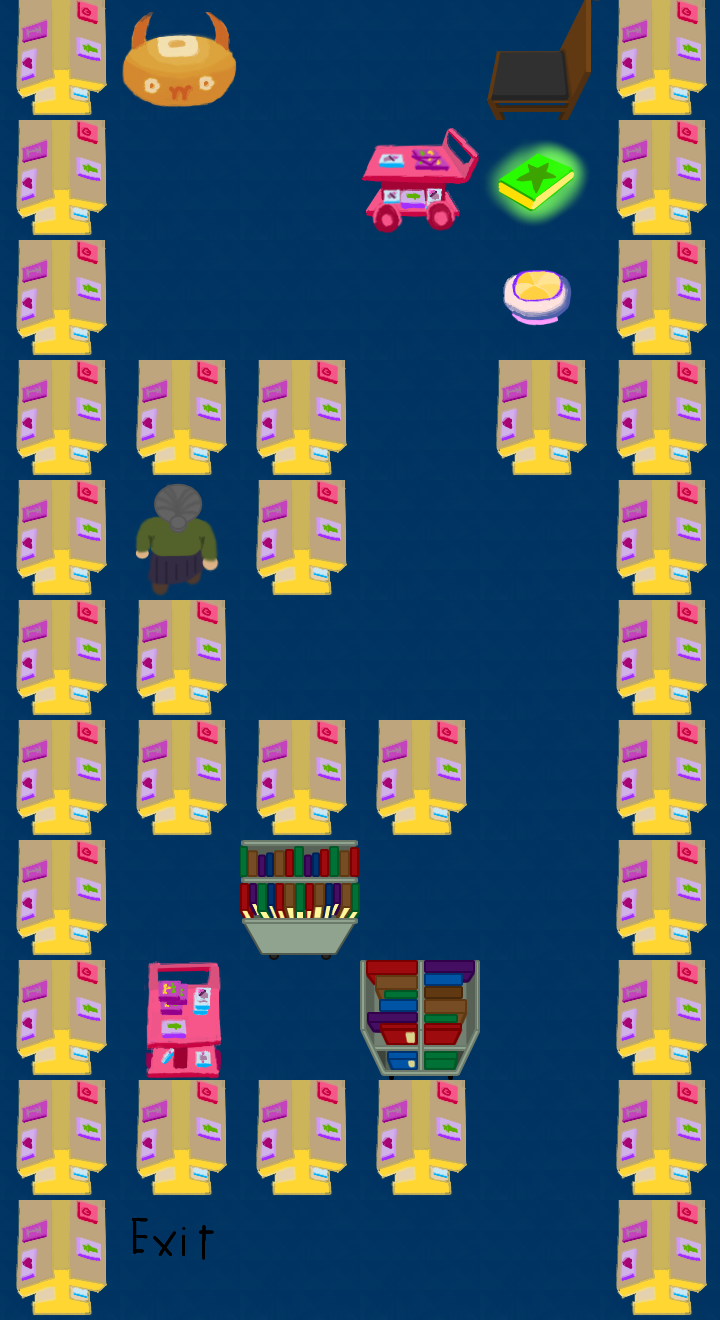

The image is a tile-based game level rendered from a .tmx file. Its description and complete source (layers, tilesets, objects, tile grids) follow:
An orthogonal 6x11 tile map with 120x120 px tiles, 3 tile layers (Tile Layer 1, Tile Layer 2, Tile Layer 3).

<map version="1.0" orientation="orthogonal" renderorder="right-down" width="6" height="11" tilewidth="120" tileheight="120" nextobjectid="1">
 <tileset firstgid="1" name="Tileset" tilewidth="120" tileheight="120" tilecount="50" columns="10">
  <image source="../tiles/Tileset.png" width="1200" height="600" />
 </tileset>
 <layer name="Tile Layer 1" width="6" height="11">
  <data encoding="csv">
22,22,22,22,22,22,
22,22,22,22,22,22,
22,22,22,22,22,22,
22,22,22,22,22,22,
22,22,22,22,22,22,
22,22,22,22,22,22,
22,22,22,22,22,22,
22,22,22,22,22,22,
22,22,22,22,22,22,
22,22,22,22,22,22,
22,22,22,22,22,22
</data>
 </layer>
 <layer name="Tile Layer 2" width="6" height="11">
  <data encoding="csv">
14,49,0,0,45,14,
14,0,0,43,46,14,
14,0,0,0,44,14,
14,14,14,0,14,14,
14,48,14,0,0,14,
14,14,0,0,0,14,
14,14,14,14,0,14,
14,0,40,0,0,14,
14,42,0,41,0,14,
14,14,14,14,0,14,
14,47,0,0,0,14
</data>
 </layer>
 <layer name="Tile Layer 3" width="6" height="11">
  <data encoding="csv">
0,0,0,0,0,0,
0,0,0,0,0,0,
0,0,0,0,0,0,
0,0,0,0,0,0,
0,0,0,0,0,0,
0,0,0,0,0,0,
0,0,0,0,0,0,
0,0,0,0,0,0,
0,0,0,0,0,0,
0,0,0,0,0,0,
0,0,0,0,0,0
</data>
 </layer>
</map>